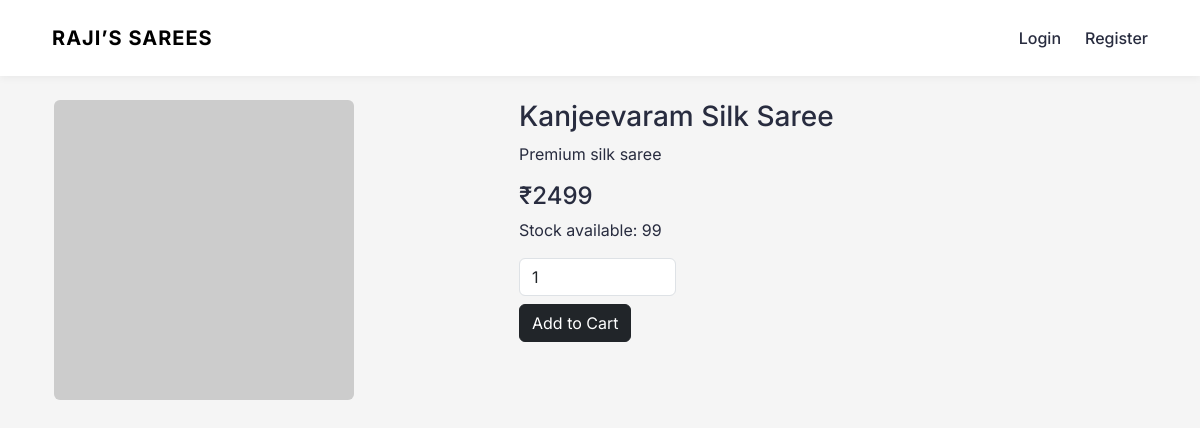
Page /product/1 on the committed database.
### app.py (models this page shows)
class Product(db.Model):
    id = db.Column(db.Integer, primary_key=True)
    name = db.Column(db.String(150), nullable=False)
    price = db.Column(db.Integer, nullable=False)
    stock = db.Column(db.Integer, nullable=False)  # NEW
    image = db.Column(db.String(300), nullable=False)
    description = db.Column(db.Text, nullable=False)

### app.py (the view)
@app.route("/product/<int:id>")
def product_detail(id):
    product = Product.query.get_or_404(id)
    return render_template("product_detail.html", product=product)

### app.py (called while the page is built, shortened)
@app.context_processor
def inject_cart_count():
    return {"cart_count": 0}

### templates/product_detail.html
{% extends "base.html" %}
{% block content %}
<div class="container mt-4">
  <div class="row">
    <div class="col-md-5">
      <img src="{{ product.image }}" class="img-fluid rounded">
    </div>
    <div class="col-md-7">
      <h3>{{ product.name }}</h3>
      <p>{{ product.description }}</p>
      <h4>₹{{ product.price }}</h4>
      <p>Stock available: {{ product.stock }}</p>
      {% if product.stock > 0 %}
      <form method="POST" action="/add-to-cart/{{ product.id }}">
        <input
          type="number"
          name="quantity"
          value="1"
          min="1"
          max="{{ product.stock }}"
          class="form-control w-25 mb-2"
        >
        <button class="btn btn-dark">
          Add to Cart
        </button>
      </form>
      {% else %}
        <p class="text-danger">Out of stock</p>
      {% endif %}
    </div>
  </div>
</div>
{% endblock %}

### static/css/style.css (style rules this page uses)
* { margin: 0; padding: 0; box-sizing: border-box; }
body { font-family: 'Inter', sans-serif; background-color: #f5f5f6; color: #282c3f; }
body { background-color: #f5f5f5; }
button { transition: all 0.3s ease; }

### rows in the picture
Product: name "Kanjeevaram Silk Saree", description "Premium silk saree", price "2499", stock "99"
